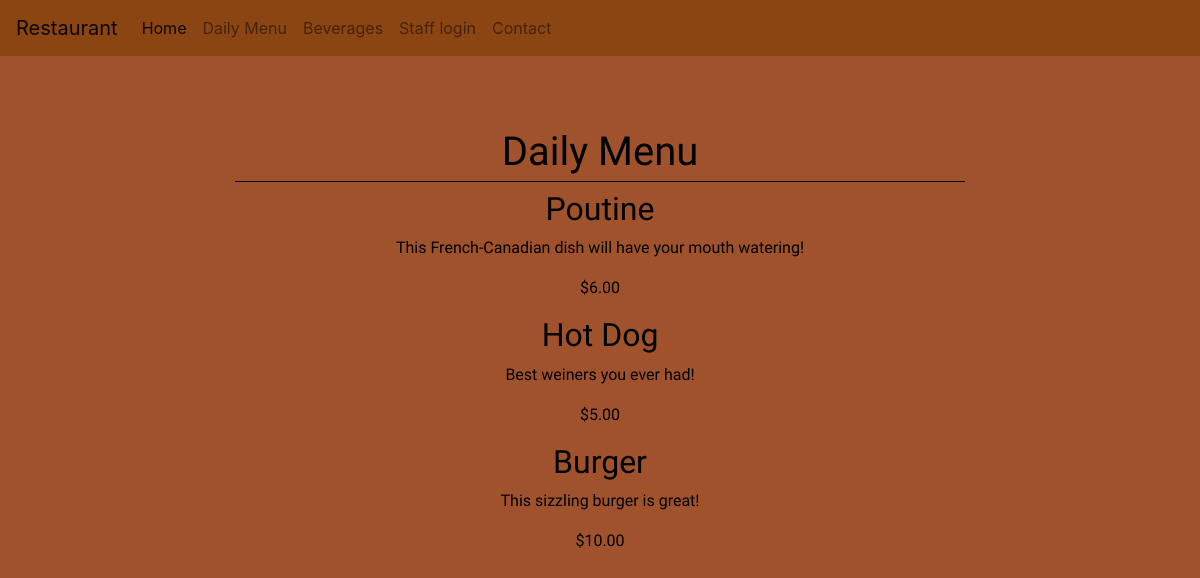
The app's page /dMenu/ with its own data.
### main/models.py (models this page shows, shortened)
class dMenu(models.Model):
    title = models.CharField(max_length=100)
    description = models.TextField()
    price = models.DecimalField(max_digits=100, decimal_places=2)
    date_posted = models.DateTimeField(default=timezone.now)

### main/views.py (the view)
# urls.py: path('dMenu/',dMenuListView.as_view(), name='main-dMenu'),
class dMenuListView(ListView):
    model = dMenu
    template_name = 'main/dMenu.html'
    context_object_name = 'post'
    ordering = ['-date_posted']

### main/templates/main/dMenu.html (shortened to what this page needs)
{% extends "main/base.html" %}
{% block content %}
<main role="main" class="container" align="center">
 <div class="row">
  <div class="col-xl-8 offset-xl-2 py-5">
  <h1 class="header">Daily Menu</h1>
  {% for post in post%}
    <h2>{{post.title}}</h2>
    <p>{{post.description}}</p>
    <p>${{post.price}}</p>
  {% endfor %}
</div>
</div>
{% endblock content %}

### main/static/main/main.css (style rules this page uses)
body { background-color: #A0522D; margin-top: 5rem; margin-bottom: 5rem; }
.header { color: #000000; font-family: 'Lobster', cursive; border-bottom: 1px solid black; padding-bottom: 5px; }
h1,h2,h3, h5, p { color: #000000; font-family: 'Lobster', cursive; }

### records on screen
dMenu: title "Poutine", description "This French-Canadian dish will have your mouth watering!", price "6.00"
dMenu: title "Hot Dog", description "Best weiners you ever had!", price "5.00"
dMenu: title "Burger", description "This sizzling burger is great!", price "10.00"
